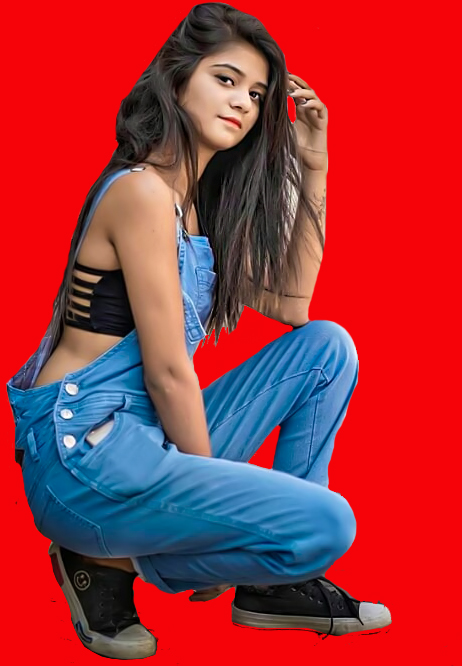
#> input picture Python Backround Removal/test.png, 462 x 666 px, given in place of test.jpg, which was not available
$ python 'blackscreen 2.py'
#> lines starting #> are read from the running program, lines starting #| are printed output that depends on the picture; after the words box and inside, x2 and y2 are one past the last pixel; in counts of white or black regions, pixels touching at a corner belong together; pictures that were not available may be replaced by others from this repository, and a replacement may not be noted
#> further down, image is the input picture: shape (666, 462, 3); mean B, G, R 59.3, 49.7, 162.6
import cv2
import numpy as np

# Function to create a red color mask
def create_red_mask(image):
    # Convert the image to the HSV color space
    hsv = cv2.cvtColor(image, cv2.COLOR_BGR2HSV)
#> hsv: shape (666, 462, 3); mean H, S, V 118.4, 190.2, 187.1

    # Define the lower and upper bounds for red color
    lower_red = np.array([0, 50, 50])
    upper_red = np.array([10, 255, 255])
    upper_red2 = np.array([170, 255, 255])

    # Create a mask using the red color range
    mask1 = cv2.inRange(hsv, lower_red, upper_red)
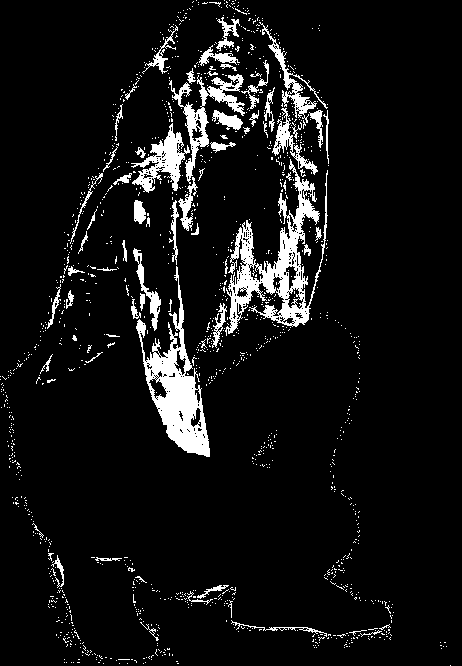
#> mask1: shape (666, 462); 7.5% white; 1293 white regions (1223 under 20 px), largest, box (x1, y1, x2, y2) and area: (225, 159, 328, 336) 5138, (136, 266, 210, 457) 4468, (169, 74, 245, 184) 1781
    mask2 = cv2.inRange(hsv, lower_red, upper_red2)
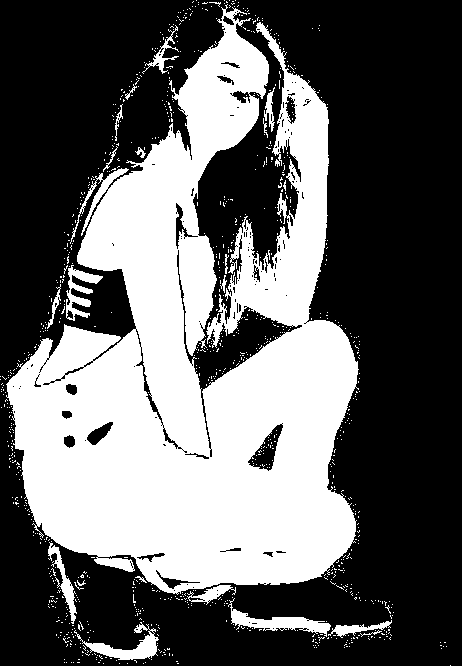
#> mask2: shape (666, 462); 38.5% white; 963 white regions (943 under 20 px), largest, box (x1, y1, x2, y2) and area: (6, 4, 359, 595) 111210, (228, 598, 331, 637) 1146, (74, 622, 159, 660) 1000
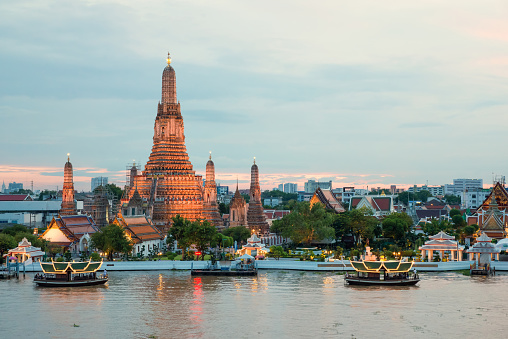
#> input picture Python Backround Removal/bangkok.jpg, 508 x 339 px
#> further down, background is the input picture: shape (339, 508, 3); mean B, G, R 161.4, 166.8, 159.8
    mask = cv2.bitwise_or(mask1, mask2)

    return mask

# Function to apply the red color mask on the image and replace the background
def replace_red_background(image, mask, background):
    # Use the red color mask to extract the foreground
    foreground = cv2.bitwise_and(image, image, mask=mask)
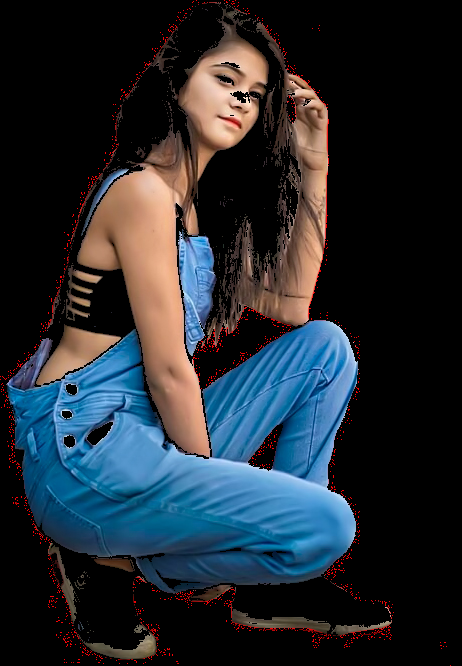
#> foreground: shape (666, 462, 3); mean B, G, R 49, 42.2, 35.9

    # Invert the mask to extract the background
    inverse_mask = cv2.bitwise_not(mask)
    inverse_mask = cv2.cvtColor(inverse_mask, cv2.COLOR_GRAY2BGR)

    # Resize the background image to match the foreground image size
    background_resized = cv2.resize(background, (image.shape[1], image.shape[0]))
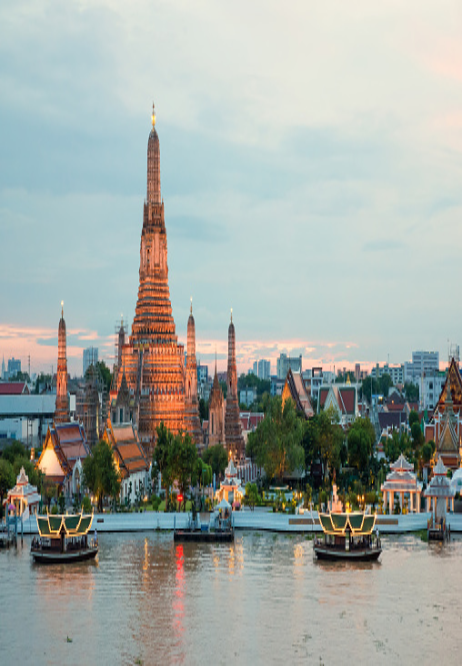
#> background_resized: shape (666, 462, 3); mean B, G, R 161.3, 166.7, 159.7

    # Apply the inverse mask on the background image
    background_removed = cv2.bitwise_and(background_resized, inverse_mask)
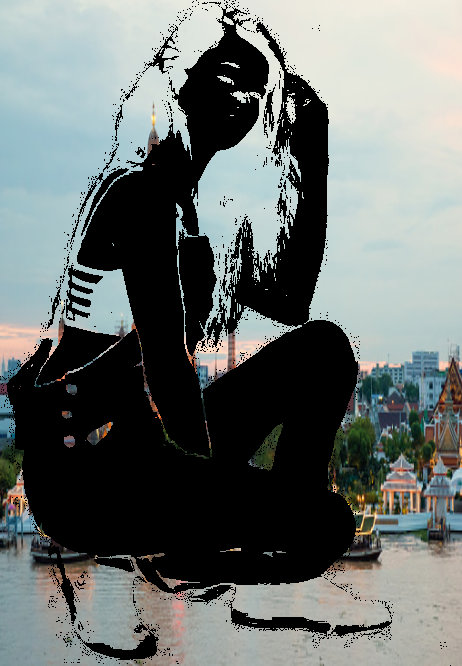
#> background_removed: shape (666, 462, 3); mean B, G, R 110, 112.3, 106.1


    result = cv2.add(foreground, background_removed)
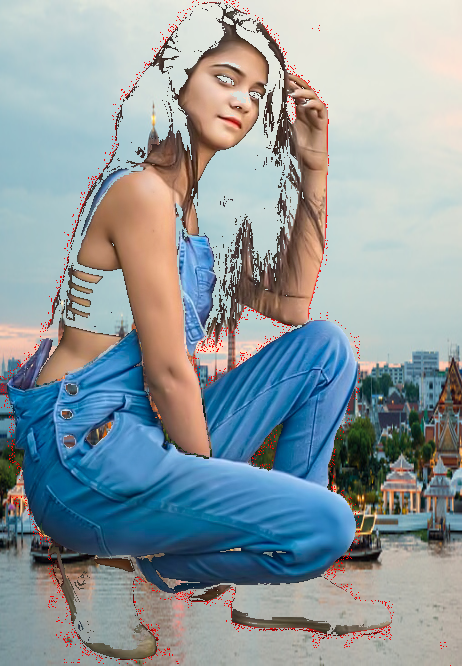
#> result: shape (666, 462, 3); mean B, G, R 158.9, 154.5, 141.9

    return result

# Load the image
image = cv2.imread('test.jpg')

# Create the red color mask
red_mask = create_red_mask(image)

# Load the background image
background = cv2.imread('bangkok.jpg')


result = replace_red_background(image, red_mask, background)

# Show the original image and the resulting image

cv2.imshow('Result', result)
cv2.waitKey(0)
cv2.destroyAllWindows()
